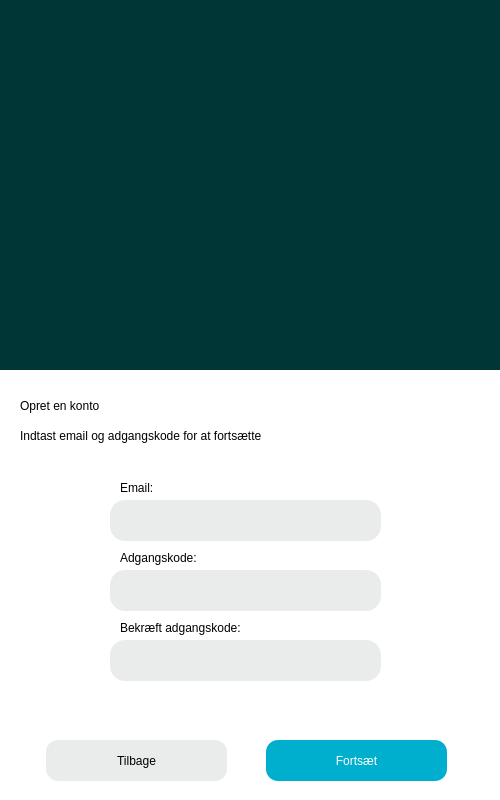
<?xml version="1.0" encoding="UTF-8"?>
<ui version="4.0">
 <class>MainWindow</class>
 <widget class="QMainWindow" name="MainWindow">
  <property name="enabled">
   <bool>true</bool>
  </property>
  <property name="geometry">
   <rect>
    <x>0</x>
    <y>0</y>
    <width>500</width>
    <height>800</height>
   </rect>
  </property>
  <property name="windowTitle">
   <string/>
  </property>
  <property name="styleSheet">
   <string notr="true">background-color: qlineargradient(spread:pad, x1:0, y1:0, x2:1, y2:1, stop:0 rgba(1, 54, 54, 255), stop:1 rgba(1, 54, 54, 255));</string>
  </property>
  <widget class="QWidget" name="centralwidget">
   <widget class="QLabel" name="label">
    <property name="geometry">
     <rect>
      <x>20</x>
      <y>390</y>
      <width>151</width>
      <height>31</height>
     </rect>
    </property>
    <property name="styleSheet">
     <string notr="true">font: 18pt &quot;arial&quot;;
color: rgb(0, 0, 0);
background-color: rgba(255, 255, 255, 0);</string>
    </property>
    <property name="text">
     <string>Opret en konto</string>
    </property>
   </widget>
   <widget class="QLabel" name="error">
    <property name="geometry">
     <rect>
      <x>150</x>
      <y>710</y>
      <width>181</width>
      <height>20</height>
     </rect>
    </property>
    <property name="styleSheet">
     <string notr="true">font: 12pt &quot;.AppleSystemUIFont&quot;;
color: rgb(255, 38, 0);
background-color: rgba(255, 255, 255, 0);</string>
    </property>
    <property name="text">
     <string/>
    </property>
   </widget>
   <widget class="QLabel" name="label_11">
    <property name="geometry">
     <rect>
      <x>0</x>
      <y>370</y>
      <width>501</width>
      <height>431</height>
     </rect>
    </property>
    <property name="styleSheet">
     <string notr="true">background-color: rgb(255, 255, 255);</string>
    </property>
    <property name="text">
     <string/>
    </property>
   </widget>
   <widget class="QPushButton" name="fortsaetknap">
    <property name="geometry">
     <rect>
      <x>266</x>
      <y>740</y>
      <width>181</width>
      <height>41</height>
     </rect>
    </property>
    <property name="styleSheet">
     <string notr="true">background-color: rgb(0, 174, 205);
font: BOLD 15pt &quot;Arial&quot;;
color: rgb(255, 255, 255);
border-radius: 12px;</string>
    </property>
    <property name="text">
     <string>Fortsæt</string>
    </property>
   </widget>
   <widget class="QLabel" name="label_2">
    <property name="geometry">
     <rect>
      <x>-40</x>
      <y>-40</y>
      <width>581</width>
      <height>411</height>
     </rect>
    </property>
    <property name="styleSheet">
     <string notr="true">font: 28pt &quot;impact&quot;;
color: rgb(255, 255, 255);
background-color: rgba(255, 255, 255, 0);
border-radius: 10px;
</string>
    </property>
    <property name="text">
     <string/>
    </property>
    <property name="pixmap">
     <pixmap>istockphoto-629256720-170667a.jpg</pixmap>
    </property>
    <property name="scaledContents">
     <bool>true</bool>
    </property>
   </widget>
   <widget class="QLineEdit" name="email_input">
    <property name="geometry">
     <rect>
      <x>110</x>
      <y>500</y>
      <width>271</width>
      <height>41</height>
     </rect>
    </property>
    <property name="styleSheet">
     <string notr="true">background-color: rgb(234, 236, 236);
font: 15pt &quot;Arial&quot;;
border-radius:15px;</string>
    </property>
    <property name="text">
     <string/>
    </property>
   </widget>
   <widget class="QLineEdit" name="adgangskode_input">
    <property name="geometry">
     <rect>
      <x>110</x>
      <y>570</y>
      <width>271</width>
      <height>41</height>
     </rect>
    </property>
    <property name="styleSheet">
     <string notr="true">background-color: rgb(234, 236, 236);
font: 15pt &quot;Arial&quot;;
border-radius: 15px;</string>
    </property>
    <property name="text">
     <string/>
    </property>
   </widget>
   <widget class="QLabel" name="label_3">
    <property name="geometry">
     <rect>
      <x>120</x>
      <y>480</y>
      <width>60</width>
      <height>16</height>
     </rect>
    </property>
    <property name="styleSheet">
     <string notr="true">background-color: rgba(255, 255, 255, 0);</string>
    </property>
    <property name="text">
     <string>Email:</string>
    </property>
   </widget>
   <widget class="QLabel" name="label_4">
    <property name="geometry">
     <rect>
      <x>120</x>
      <y>550</y>
      <width>91</width>
      <height>16</height>
     </rect>
    </property>
    <property name="styleSheet">
     <string notr="true">background-color: rgba(255, 255, 255, 0);</string>
    </property>
    <property name="text">
     <string>Adgangskode:</string>
    </property>
   </widget>
   <widget class="QPushButton" name="tilbage_knap">
    <property name="geometry">
     <rect>
      <x>46</x>
      <y>740</y>
      <width>181</width>
      <height>41</height>
     </rect>
    </property>
    <property name="styleSheet">
     <string notr="true">background-color: rgb(234, 236, 236);
font: bold 13pt &quot;Arial&quot;;
color: rgb(0, 0, 0);
border-radius: 12px;</string>
    </property>
    <property name="text">
     <string>Tilbage</string>
    </property>
   </widget>
   <widget class="QLabel" name="label_5">
    <property name="geometry">
     <rect>
      <x>20</x>
      <y>420</y>
      <width>391</width>
      <height>31</height>
     </rect>
    </property>
    <property name="styleSheet">
     <string notr="true">font: 15pt &quot;arial&quot;;
color: rgb(0, 0, 0);
background-color: rgba(255, 255, 255, 0);</string>
    </property>
    <property name="text">
     <string>Indtast email og adgangskode for at fortsætte</string>
    </property>
   </widget>
   <widget class="QLineEdit" name="confirmpass">
    <property name="geometry">
     <rect>
      <x>110</x>
      <y>640</y>
      <width>271</width>
      <height>41</height>
     </rect>
    </property>
    <property name="styleSheet">
     <string notr="true">background-color: rgb(234, 236, 236);
font: 15pt &quot;Arial&quot;;
border-radius: 15px;</string>
    </property>
    <property name="text">
     <string/>
    </property>
   </widget>
   <widget class="QLabel" name="label_6">
    <property name="geometry">
     <rect>
      <x>120</x>
      <y>620</y>
      <width>191</width>
      <height>16</height>
     </rect>
    </property>
    <property name="styleSheet">
     <string notr="true">background-color: rgba(255, 255, 255, 0);</string>
    </property>
    <property name="text">
     <string>Bekræft adgangskode:</string>
    </property>
   </widget>
   <zorder>label_11</zorder>
   <zorder>label</zorder>
   <zorder>error</zorder>
   <zorder>fortsaetknap</zorder>
   <zorder>label_2</zorder>
   <zorder>email_input</zorder>
   <zorder>adgangskode_input</zorder>
   <zorder>label_3</zorder>
   <zorder>label_4</zorder>
   <zorder>tilbage_knap</zorder>
   <zorder>label_5</zorder>
   <zorder>confirmpass</zorder>
   <zorder>label_6</zorder>
  </widget>
 </widget>
 <resources/>
 <connections/>
</ui>
